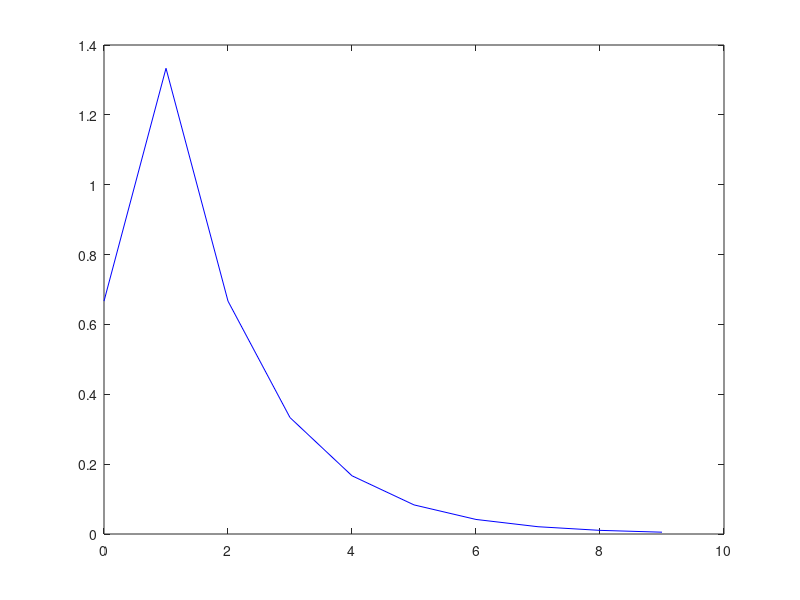

Write the MATLAB code that produced this figure.
%y[n] = 0.5*y[n-1] + (2/3)*x[n] + x[n-1];
%x[n] = [0.4, 0.9, 1.2, 1.3, 3.4, 0.7];
%y[-1] = 0; x[-1] = 0;
x = [1; zeros(9,1)];  % unit impulse signal
%x = 0.5 : 1/10 : 1;
%x = [0.4 0.9 1.2 1.3 3.4 0.7];
yCofficient = [1 0.5];
xCofficient = [2/3 1];
output =  zeros(1, length(x));
  for i = 1:length(x)
    %output(i) = 0;
    for j = 2:length(yCofficient)
      if i >= j
        output(i) = output(i) + yCofficient(j)*output(i-j+1);
      end
    end
    for j = 1:length(xCofficient)
      if i >= j
        output(i) = output(i) + xCofficient(j)*x(i-j+1);
      end
    end
  end
  t = 0 : 1 : length(x) - 1;
  disp(output);
  plot(x, 'r');
  plot(t, output, 'b');
 

